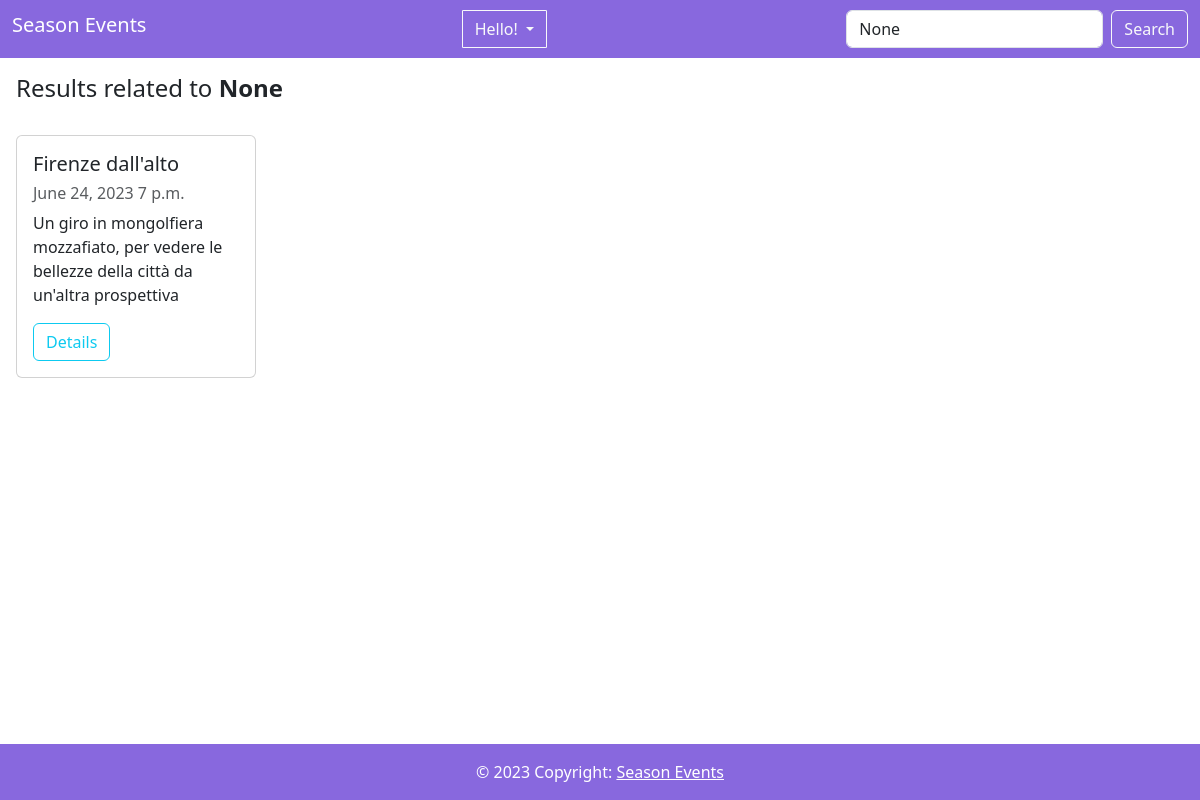
The app's page /search/ with its own data.
### event/models.py (models this page shows, shortened)
class Event(models.Model):
    title = models.CharField(max_length=100, primary_key=True)
    description = models.TextField()
    date = models.DateField()
    time = models.TimeField(default=datetime.time)
    location = models.CharField(max_length=100)
    program = models.TextField(default='Not Available')
    ticket_price = models.DecimalField(max_digits=8, decimal_places=2, default=0)
    image = models.ImageField(upload_to=event_image_upload_path, null=True, blank=True)
    category = models.ManyToManyField('EventCategory')
    creator = models.ForeignKey(User, on_delete=models.CASCADE, related_name='events_created')
    max_seats = models.PositiveIntegerField()
    available_seats = models.PositiveIntegerField()

### event/views.py (the view)
# urls.py: path('search/', views.event_search, name='event_search'),
def event_search(request):
    query = request.GET.get('query')
    events = Event.objects.all()
    if query:
        events = events.filter(title__icontains=query) | events.filter(category__name__icontains=query)
    return render(request, 'event_search.html', {'events': events, 'query': query})

### templates/event_search.html (shortened to what this page needs)
{% extends "base.html" %}
{% block content %}
    <h4 class="mx-3 my-3">Results related to <b>{{ query }}</b></h4>
    <div class="d-flex justify-content-start mx-3 flex-wrap">
        {% if events %}
            <div class="row ml-3">
                {% for event in events %}
                <div class="col-xs-12 col-sm-6 col-lg-4 mt-3">
                    <div class="card" style="width: 15rem;">
                        <div class="card-body">
                            <h5 class="card-title">
                                {{ event.title }}
                            </h5>
                            <h6 class="sub-title mb-2 text-body-secondary">{{ event.date }} {{ event.time }}</h6>
                            <p class="card-descr">
                                {{ event.description }}
                            </p>
                            <a href="{% url 'event:event_detail' title=event.title %}" class="btn btn-outline-info">
                                Details</a>
                        </div>
                    </div>
                </div>
                {% endfor %}
            </div>
        {% else %}
            <p>No events found.</p>
        {% endif %}
    </div>
{% endblock %}

### templates/base.html (style rules this page uses)
body { margin-bottom: 60px; }

### records on screen
Event: title "Firenze dall'alto", date "June 24, 2023", time "7 p.m.", description "Un giro in mongolfiera mozzafiato, per vedere le bellezze della città da un'altra prospettiva"

### other values on screen
{{ query }} "None"
